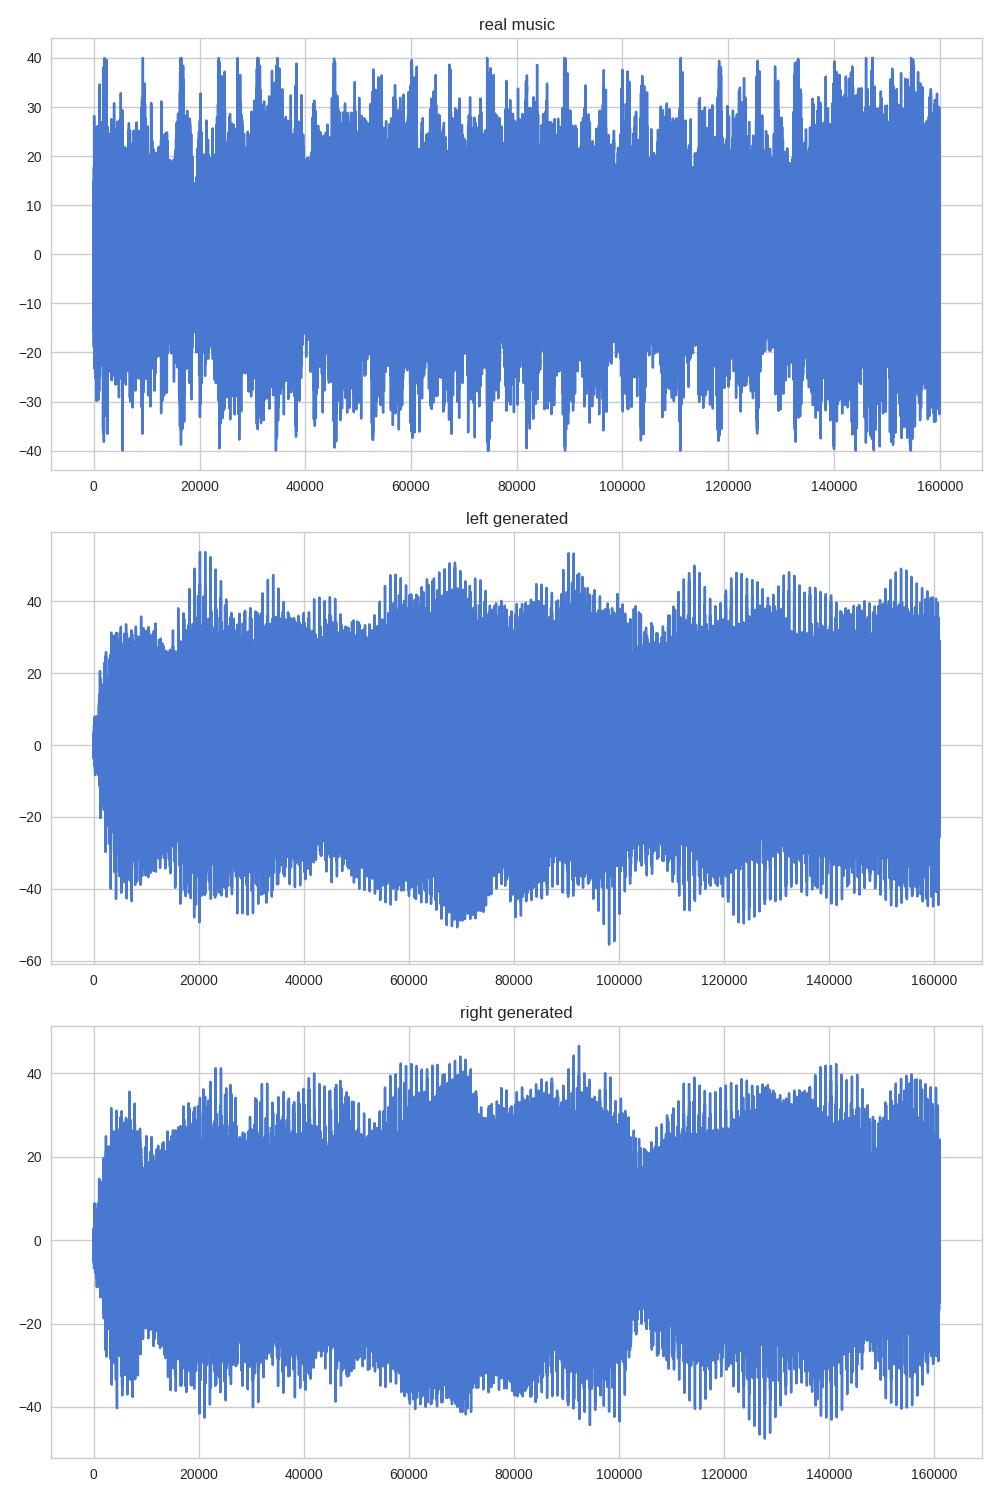

Here is the Python script that generated this plot:
import matplotlib.pyplot as plt
import seaborn as sns
sns.set(style="whitegrid", palette="muted")
import numpy as np

def generategraph(real_data, model, sess, samplerate, boundary, checkpoint = False):
    
    initial = np.random.randint(0, real_data.shape[0] / 2)
    fig = plt.figure(figsize = (10,15))
    
    if checkpoint:
        length = 10
    else:
        while True:
            length = raw_input("insert length of sound(sec): ")
            try:
                length = int(length)
                break
            except:
                print "enter INTEGER only"
    
    plt.subplot(3, 1, 1)
    plt.plot(real_data[initial : initial + (length * samplerate)])
    plt.title("real music")
    
    probs = model.step(sess, np.array([real_data[initial : initial + boundary]]), True)
    backward_generated = probs[0, :].tolist()
    forward_generated = probs[1, :].tolist()

    for x in xrange(0, length * (samplerate / boundary)):
        probs = model.step(sess, np.array([np.mean(probs, axis = 0)]), False)
        backward_generated += probs[0, :].tolist()
        forward_generated += probs[1, :].tolist()
        
    plt.subplot(3, 1, 2)
    plt.plot(backward_generated)
    plt.title("left generated")
    
    
    plt.subplot(3, 1, 3)
    plt.plot(forward_generated)
    plt.title("right generated")
    fig.tight_layout()
    plt.savefig('graph.png')
    plt.savefig('graph.pdf')

    
    